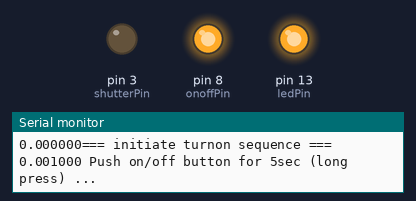
Recording of a sketch running on a simulated Arduino Uno, built with avr-gcc and run on an emulated ATmega328P. Shown: output pins drawn as LEDs (lit = HIGH), the last lines printed to the serial monitor.

Above: at 0.1 s.
At 8.1 s:
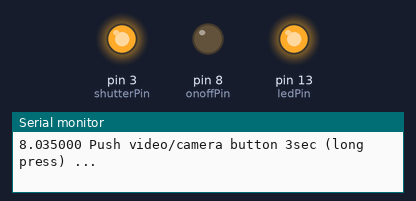
At 74.6 s:
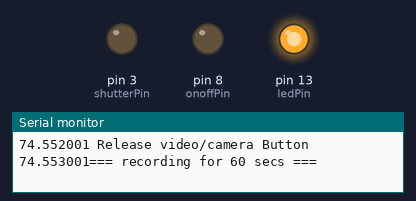
Timing chart, 0 to 76.1 s (numbered marks = the images above):
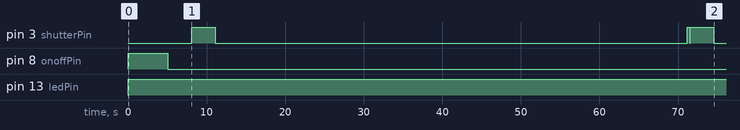

Measured:
- by itself, pin 3 (shutterPin): goes HIGH 3.0 s, LOW 60.1 s, HIGH 0.30 s, LOW 0.09 s, HIGH 3.0 s, then LOW
- by itself, pin 8 (onoffPin): LOW → HIGH at 0.03 s, → LOW 5.0 s later
- by itself, pin 13 (ledPin): LOW → HIGH at 0.00 s

The sketch:

sketch.ino
```cpp
#include <TimerOne.h>

const int     ledPin = 13;   // Led pin
const int   onoffPin = 8;    // On/off button pin
const int shutterPin = 3;    // camera/video button pin

#define ON   HIGH
#define OFF  LOW

void CAMERA_TURNON()
{
    Serial.print((float)millis()/1000,6);
    Serial.println("=== initiate turnon sequence ===");
    digitalWrite(ledPin, ON);

    Serial.print((float)millis()/1000,6);
    Serial.println(" Push on/off button for 5sec (long press) ...");
    digitalWrite(onoffPin, ON);    //Push on/off button 3sec for turn camcorder ON

    delay(5000);

    Serial.print((float)millis()/1000,6);
    Serial.println(" Release ON/OFF Button");
    digitalWrite(onoffPin, OFF);    //Release button
    delay(3000);
    //YelOFF led on camera should be on
}

void CAMERA_TURNOFF()
{
    Serial.print((float)millis()/1000,6);
    Serial.println("=== initiate turnoff sequence ===");
    digitalWrite(ledPin, ON);

    Serial.print((float)millis()/1000,6);
    Serial.println(" Push on/off button for 5sec (long press)...");
    digitalWrite(onoffPin, ON);    //Push on/off button 5sec for turn camcorder ON

    delay(5000);

    Serial.print((float)millis()/1000,6);
    Serial.println(" Release ON/OFF Button");
    digitalWrite(onoffPin, OFF);    //Release button
    delay(3000);
    //YelOFF led on camera should be off
}


void CAMERA_STARTREC()
{
    Serial.print((float)millis()/1000,6);
    Serial.println("=== intiate video recording start sequence ===");

    Serial.print((float)millis()/1000,6);
    Serial.println(" Push video/camera button 3sec (long press) ...");
    digitalWrite(shutterPin, ON);    //Push video/camera button for 10sec to start recording.

    delay(3000);

    Serial.print((float)millis()/1000,6);
    Serial.println(" Release video/camera Button");
    digitalWrite(shutterPin, OFF);    //Release button
    //YelOFF led should flash 3 times and off.
}

void CAMERA_STOPREC()
{
    Serial.print((float)millis()/1000,6);
    Serial.println("=== initiate video recording stop sequence ===");
    digitalWrite(ledPin, ON);

    Serial.print((float)millis()/1000,6);
    Serial.println(" Push video/camera button for 300 msec (sort press)...");
    digitalWrite(shutterPin, ON);    //Push video/camera button for 300msec to stop recording.

    delay(300);

    Serial.print((float)millis()/1000,6);
    Serial.println(" Release video/camera Button");
    digitalWrite(shutterPin, OFF);    //Release button
    //YelOFF led on camera should be on
}

void CAMERA_WAIT()
{
    Serial.print((float)millis()/1000,6);
    Serial.println("=== recording for 60 secs ===");
    delay(60000); //60sec
}

void setup() {
  pinMode(onoffPin, OUTPUT);
  digitalWrite(onoffPin, OFF);

  pinMode(ledPin, OUTPUT);
  digitalWrite(ledPin, OFF);

  pinMode(shutterPin, OUTPUT);
  digitalWrite(shutterPin, OFF);

  Serial.begin(9600);
  while (!Serial) ; // Wait for serial port to be available
}

#define MAX 100
void loop()
{
    CAMERA_TURNON();

    for (int i=0;i<MAX;i++) {
	CAMERA_STARTREC();
	CAMERA_WAIT();
	CAMERA_STOPREC();
    }

    delay(1000);
    CAMERA_TURNOFF();

    while(1);
}
```
